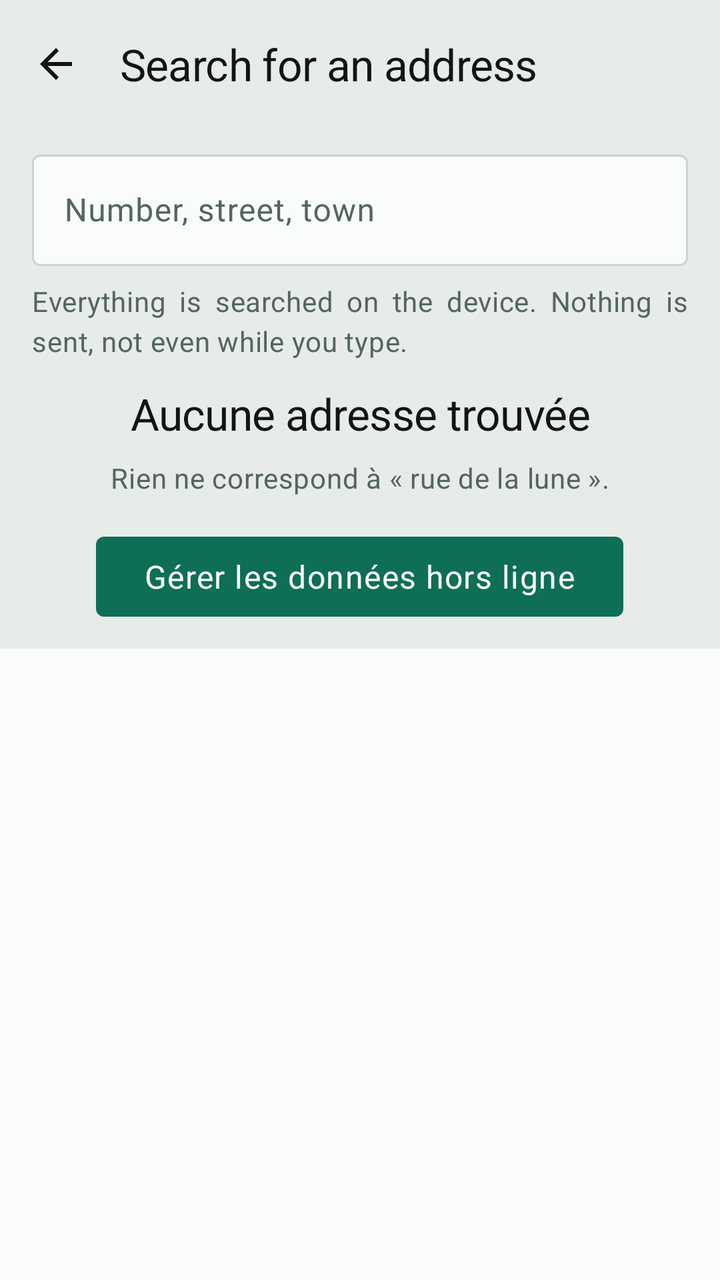
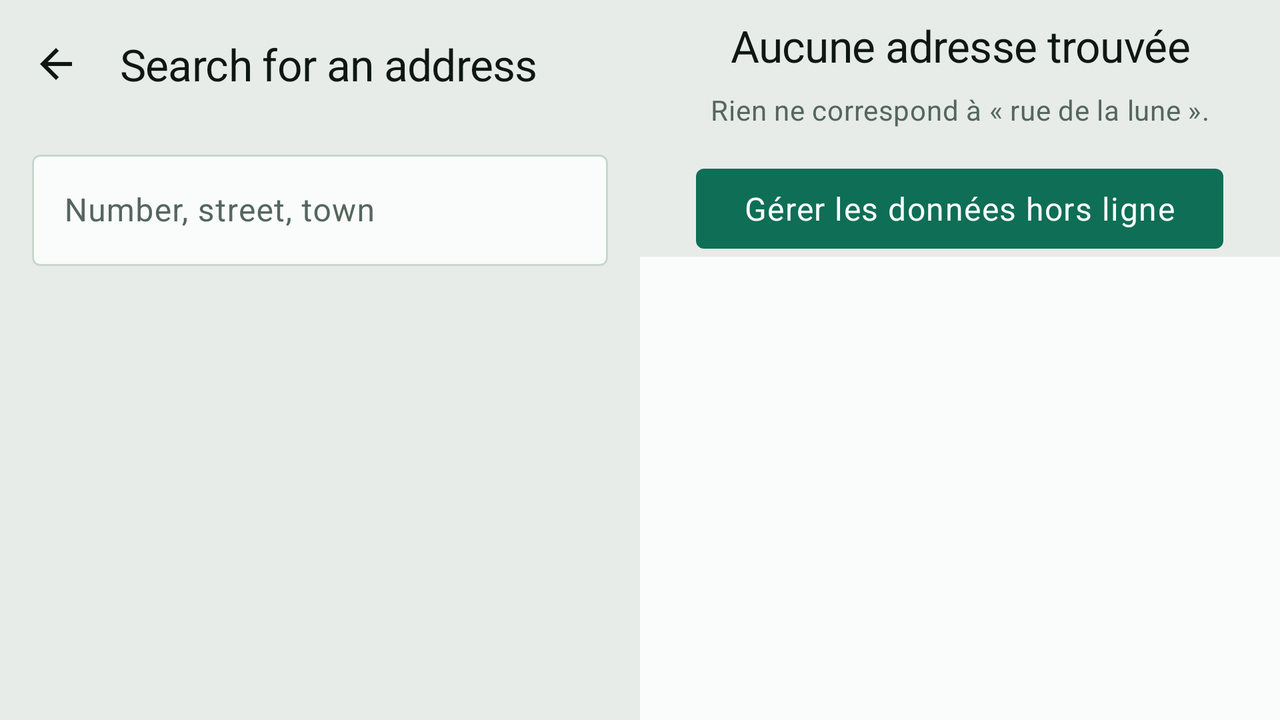

Compare how this app lays out the same screen by default and in its alternative resource folder. The renders come first, then the two layout files and the values they reference.
<!-- AndroidManifest.xml: application theme Theme.RoueLibre -->
<!-- res/layout/fragment_address_search.xml -->
<?xml version="1.0" encoding="utf-8"?>
<androidx.constraintlayout.widget.ConstraintLayout
    xmlns:android="http://schemas.android.com/apk/res/android"
    xmlns:app="http://schemas.android.com/apk/res-auto"
    xmlns:tools="http://schemas.android.com/tools"
    android:layout_width="match_parent"
    android:layout_height="match_parent"
    android:fitsSystemWindows="true">

    <com.google.android.material.appbar.MaterialToolbar
        android:id="@+id/toolbar"
        android:layout_width="0dp"
        android:layout_height="wrap_content"
        app:layout_constraintEnd_toEndOf="parent"
        app:layout_constraintStart_toStartOf="parent"
        app:layout_constraintTop_toTopOf="parent"
        app:navigationIcon="@drawable/ic_back"
        app:title="@string/address_search_title"
        app:titleTextAppearance="@style/TextAppearance.RoueLibre.Title" />

    <com.google.android.material.textfield.TextInputLayout
        android:id="@+id/search_field"
        style="@style/Widget.RoueLibre.SearchField"
        android:layout_width="0dp"
        android:layout_height="wrap_content"
        android:layout_marginStart="@dimen/space_l"
        android:layout_marginTop="@dimen/space_s"
        android:layout_marginEnd="@dimen/space_l"
        android:hint="@string/address_search_hint"
        app:endIconContentDescription="@string/address_search_clear"
        app:endIconMode="clear_text"
        app:layout_constraintEnd_toEndOf="parent"
        app:layout_constraintStart_toStartOf="parent"
        app:layout_constraintTop_toBottomOf="@id/toolbar">

        
        <com.google.android.material.textfield.TextInputEditText
            android:id="@+id/search_input"
            android:layout_width="match_parent"
            android:layout_height="wrap_content"
            android:imeOptions="actionSearch|flagNoExtractUi"
            android:inputType="textPostalAddress"
            android:maxLines="1"
            android:textAppearance="@style/TextAppearance.RoueLibre.Body" />
    </com.google.android.material.textfield.TextInputLayout>

    
    <TextView
        android:id="@+id/privacy_note"
        android:layout_width="0dp"
        android:layout_height="wrap_content"
        android:layout_marginStart="@dimen/space_l"
        android:layout_marginTop="@dimen/space_s"
        android:layout_marginEnd="@dimen/space_l"
        android:text="@string/address_search_privacy"
        android:textAppearance="@style/TextAppearance.RoueLibre.Secondary"
        app:layout_constraintEnd_toEndOf="parent"
        app:layout_constraintStart_toStartOf="parent"
        app:layout_constraintTop_toBottomOf="@id/search_field" />

    <androidx.recyclerview.widget.RecyclerView
        android:id="@+id/results"
        android:layout_width="0dp"
        android:layout_height="0dp"
        android:layout_marginTop="@dimen/space_m"
        android:background="?attr/colorSurface"
        android:clipToPadding="false"
        android:scrollbars="vertical"
        app:layout_constraintBottom_toBottomOf="parent"
        app:layout_constraintEnd_toEndOf="parent"
        app:layout_constraintStart_toStartOf="parent"
        app:layout_constraintTop_toBottomOf="@id/empty_state"
        app:layout_goneMarginTop="@dimen/space_m"
        tools:itemCount="4"
        tools:listitem="@layout/item_address" />

    
    <androidx.core.widget.NestedScrollView
        android:id="@+id/empty_state"
        android:layout_width="0dp"
        android:layout_height="wrap_content"
        android:layout_marginStart="@dimen/space_xxl"
        android:layout_marginTop="@dimen/space_m"
        android:layout_marginEnd="@dimen/space_xxl"
        android:visibility="gone"
        app:layout_constrainedHeight="true"
        app:layout_constraintBottom_toBottomOf="parent"
        app:layout_constraintEnd_toEndOf="parent"
        app:layout_constraintStart_toStartOf="parent"
        app:layout_constraintTop_toBottomOf="@id/privacy_note"
        app:layout_constraintVertical_bias="0"
        tools:visibility="visible">

        <LinearLayout
            android:layout_width="match_parent"
            android:layout_height="wrap_content"
            android:gravity="center_horizontal"
            android:orientation="vertical">

            <TextView
                android:id="@+id/empty_title"
                android:layout_width="match_parent"
                android:layout_height="wrap_content"
                android:gravity="center"
                android:textAppearance="@style/TextAppearance.RoueLibre.Title"
                tools:text="Aucune adresse trouvée" />

            <TextView
                android:id="@+id/empty_message"
                android:layout_width="match_parent"
                android:layout_height="wrap_content"
                android:layout_marginTop="@dimen/space_s"
                android:gravity="center"
                android:textAppearance="@style/TextAppearance.RoueLibre.Secondary"
                tools:text="Rien ne correspond à « rue de la lune »." />

            <com.google.android.material.button.MaterialButton
                android:id="@+id/empty_action"
                android:layout_width="wrap_content"
                android:layout_height="@dimen/touch_target_min"
                android:layout_marginTop="@dimen/space_l"
                android:visibility="gone"
                tools:text="Gérer les données hors ligne"
                tools:visibility="visible" />
        </LinearLayout>
    </androidx.core.widget.NestedScrollView>

</androidx.constraintlayout.widget.ConstraintLayout>
<!-- resources referenced by this layout -->
<resources>
  <dimen name="space_l">16dp</dimen>
  <dimen name="space_m">12dp</dimen>
  <dimen name="space_s">8dp</dimen>
  <dimen name="space_xxl">32dp</dimen>
  <dimen name="touch_target_min">48dp</dimen>
  <string name="address_search_clear">Clear the search</string>
  <string name="address_search_hint">Number, street, town</string>
  <string name="address_search_privacy">Everything is searched on the device. Nothing is sent, not even while you type.</string>
  <string name="address_search_title">Search for an address</string>
  <style name="TextAppearance.RoueLibre.Body" parent="TextAppearance.Material3.BodyLarge">
          <item name="android:fontFamily">@font/atkinson</item>
          <item name="android:textSize">@dimen/text_body</item>
          <item name="android:textColor">@color/ink</item>
      </style>
  <style name="TextAppearance.RoueLibre.Secondary" parent="TextAppearance.Material3.BodyMedium">
          <item name="android:fontFamily">@font/atkinson</item>
          <item name="android:textSize">@dimen/text_secondary</item>
          <item name="android:textColor">@color/ink_soft</item>
          <item name="android:fontFeatureSettings">tnum</item>
      </style>
  <style name="TextAppearance.RoueLibre.Title" parent="TextAppearance.Material3.TitleLarge">
          <item name="android:fontFamily">@font/bricolage_semibold</item>
          <item name="android:textSize">@dimen/text_title</item>
          <item name="android:textColor">@color/ink</item>
          <item name="android:letterSpacing">@dimen/title_letter_spacing</item>
      </style>
  <color name="ink">#0F1714</color>
  <dimen name="text_body">16sp</dimen>
  <dimen name="text_secondary">14sp</dimen>
  <color name="ink_soft">#55665F</color>
  <dimen name="text_title">22sp</dimen>
  <item name="title_letter_spacing" format="float" type="dimen">-0.01</item>
  <dimen name="stroke">1dp</dimen>
  <color name="surface">#F9FCFA</color>
  <color name="signal">#0F6E56</color>
  <style name="ShapeAppearance.RoueLibre" parent="ShapeAppearance.Material3.Corner.None">
          <item name="cornerFamily">rounded</item>
          <item name="cornerSize">@dimen/radius</item>
      </style>
  <color name="alert">#9C4A00</color>
  <color name="paper">#E7ECE9</color>
  <color name="outline">#C9D6CF</color>
  <color name="availability_low">#BCD6CC</color>
  <color name="surface_inverse">#0F1714</color>
  <color name="ink_inverse">#F9FCFA</color>
  <color name="signal_inverse">#3FB68F</color>
  <!-- from res/values-v27/ -->
  <color name="navigation_bar_scrim">@android:color/transparent</color>
  <style name="TextAppearance.RoueLibre.Label" parent="TextAppearance.Material3.LabelMedium">
          <item name="android:fontFamily">@font/atkinson</item>
          <item name="android:textSize">@dimen/text_label</item>
          <item name="android:textColor">@color/ink_soft</item>
          <item name="android:textAllCaps">true</item>
          <item name="android:letterSpacing">0.08</item>
      </style>
  <style name="Widget.RoueLibre.Button" parent="Widget.Material3.Button">
          <item name="shapeAppearance">@style/ShapeAppearance.RoueLibre</item>
          <item name="android:textAppearance">@style/TextAppearance.RoueLibre.Body</item>
      </style>
  <style name="Widget.RoueLibre.Text" parent="Widget.MaterialComponents.TextView">
          <item name="android:justificationMode">inter_word</item>
          <item name="android:hyphenationFrequency">normal</item>
      </style>
  <style name="ThemeOverlay.RoueLibre.BottomSheetDialog" parent="ThemeOverlay.Material3.BottomSheetDialog">
          <item name="materialButtonStyle">@style/Widget.RoueLibre.Button</item>
      </style>
  <dimen name="radius">4dp</dimen>
  <dimen name="text_label">12sp</dimen>
  <!-- some entries are left out for length -->
</resources>
<!-- res/layout-land/fragment_address_search.xml (the repository's variant of the layout above) -->
<!-- drawn on the phone turned sideways -->
<?xml version="1.0" encoding="utf-8"?>
<androidx.constraintlayout.widget.ConstraintLayout
    xmlns:android="http://schemas.android.com/apk/res/android"
    xmlns:app="http://schemas.android.com/apk/res-auto"
    xmlns:tools="http://schemas.android.com/tools"
    android:layout_width="match_parent"
    android:layout_height="match_parent"
    android:fitsSystemWindows="true">

    
    <com.google.android.material.appbar.MaterialToolbar
        android:id="@+id/toolbar"
        android:layout_width="0dp"
        android:layout_height="wrap_content"
        app:layout_constraintStart_toStartOf="parent"
        app:layout_constraintTop_toTopOf="parent"
        app:layout_constraintWidth_default="percent"
        app:layout_constraintWidth_percent="0.5"
        app:navigationIcon="@drawable/ic_back"
        app:title="@string/address_search_title"
        app:titleTextAppearance="@style/TextAppearance.RoueLibre.Title" />

    
    <androidx.core.widget.NestedScrollView
        android:layout_width="0dp"
        android:layout_height="0dp"
        app:layout_constraintBottom_toBottomOf="parent"
        app:layout_constraintStart_toStartOf="parent"
        app:layout_constraintTop_toBottomOf="@id/toolbar"
        app:layout_constraintWidth_default="percent"
        app:layout_constraintWidth_percent="0.5">

        <LinearLayout
            android:layout_width="match_parent"
            android:layout_height="wrap_content"
            android:orientation="vertical"
            android:paddingTop="@dimen/space_s"
            android:paddingBottom="@dimen/space_m">

            
            <com.google.android.material.textfield.TextInputLayout
                android:id="@+id/search_field"
                style="@style/Widget.RoueLibre.SearchField"
                android:layout_width="match_parent"
                android:layout_height="wrap_content"
                android:layout_marginStart="@dimen/space_l"
                android:layout_marginEnd="@dimen/space_l"
                android:hint="@string/address_search_hint"
                app:endIconContentDescription="@string/address_search_clear"
                app:endIconMode="clear_text">

                <com.google.android.material.textfield.TextInputEditText
                    android:id="@+id/search_input"
                    android:layout_width="match_parent"
                    android:layout_height="wrap_content"
                    android:imeOptions="actionSearch|flagNoExtractUi"
                    android:inputType="textPostalAddress"
                    android:maxLines="1"
                    android:textAppearance="@style/TextAppearance.RoueLibre.Body" />
            </com.google.android.material.textfield.TextInputLayout>

            
            <TextView
                android:id="@+id/privacy_note"
                android:layout_width="match_parent"
                android:layout_height="wrap_content"
                android:layout_marginStart="@dimen/space_l"
                android:layout_marginTop="@dimen/space_s"
                android:layout_marginEnd="@dimen/space_l"
                android:text="@string/address_search_privacy"
                android:textAppearance="@style/TextAppearance.RoueLibre.Secondary"
                android:visibility="gone" />
        </LinearLayout>
    </androidx.core.widget.NestedScrollView>

    
    <androidx.recyclerview.widget.RecyclerView
        android:id="@+id/results"
        android:layout_width="0dp"
        android:layout_height="0dp"
        android:background="?attr/colorSurface"
        android:clipToPadding="false"
        android:scrollbars="vertical"
        app:layout_constraintBottom_toBottomOf="parent"
        app:layout_constraintEnd_toEndOf="parent"
        app:layout_constraintTop_toBottomOf="@id/empty_state"
        app:layout_constraintWidth_default="percent"
        app:layout_constraintWidth_percent="0.5"
        tools:itemCount="4"
        tools:listitem="@layout/item_address" />

    
    <androidx.core.widget.NestedScrollView
        android:id="@+id/empty_state"
        android:layout_width="0dp"
        android:layout_height="wrap_content"
        android:layout_marginStart="@dimen/space_l"
        android:layout_marginTop="@dimen/space_s"
        android:layout_marginEnd="@dimen/space_l"
        android:visibility="gone"
        app:layout_constrainedHeight="true"
        app:layout_constraintBottom_toBottomOf="parent"
        app:layout_constraintEnd_toEndOf="@id/results"
        app:layout_constraintStart_toStartOf="@id/results"
        app:layout_constraintTop_toTopOf="parent"
        app:layout_constraintVertical_bias="0"
        tools:visibility="visible">

        <LinearLayout
            android:layout_width="match_parent"
            android:layout_height="wrap_content"
            android:gravity="center_horizontal"
            android:orientation="vertical">

            <TextView
                android:id="@+id/empty_title"
                android:layout_width="match_parent"
                android:layout_height="wrap_content"
                android:gravity="center"
                android:textAppearance="@style/TextAppearance.RoueLibre.Title"
                tools:text="Aucune adresse trouvée" />

            <TextView
                android:id="@+id/empty_message"
                android:layout_width="match_parent"
                android:layout_height="wrap_content"
                android:layout_marginTop="@dimen/space_s"
                android:gravity="center"
                android:textAppearance="@style/TextAppearance.RoueLibre.Secondary"
                tools:text="Rien ne correspond à « rue de la lune »." />

            <com.google.android.material.button.MaterialButton
                android:id="@+id/empty_action"
                android:layout_width="wrap_content"
                android:layout_height="@dimen/touch_target_min"
                android:layout_marginTop="@dimen/space_l"
                android:visibility="gone"
                tools:text="Gérer les données hors ligne"
                tools:visibility="visible" />
        </LinearLayout>
    </androidx.core.widget.NestedScrollView>

</androidx.constraintlayout.widget.ConstraintLayout>
<!-- resources referenced by the variant -->
<!-- as the phone turned sideways resolves them -->
<resources>
  <dimen name="space_l">16dp</dimen>
  <dimen name="space_m">12dp</dimen>
  <dimen name="space_s">8dp</dimen>
  <dimen name="touch_target_min">48dp</dimen>
  <string name="address_search_clear">Clear the search</string>
  <string name="address_search_hint">Number, street, town</string>
  <string name="address_search_privacy">Everything is searched on the device. Nothing is sent, not even while you type.</string>
  <string name="address_search_title">Search for an address</string>
  <style name="TextAppearance.RoueLibre.Body" parent="TextAppearance.Material3.BodyLarge">
          <item name="android:fontFamily">@font/atkinson</item>
          <item name="android:textSize">@dimen/text_body</item>
          <item name="android:textColor">@color/ink</item>
      </style>
  <style name="TextAppearance.RoueLibre.Secondary" parent="TextAppearance.Material3.BodyMedium">
          <item name="android:fontFamily">@font/atkinson</item>
          <item name="android:textSize">@dimen/text_secondary</item>
          <item name="android:textColor">@color/ink_soft</item>
          <item name="android:fontFeatureSettings">tnum</item>
      </style>
  <style name="TextAppearance.RoueLibre.Title" parent="TextAppearance.Material3.TitleLarge">
          <item name="android:fontFamily">@font/bricolage_semibold</item>
          <item name="android:textSize">@dimen/text_title</item>
          <item name="android:textColor">@color/ink</item>
          <item name="android:letterSpacing">@dimen/title_letter_spacing</item>
      </style>
  <color name="ink">#0F1714</color>
  <dimen name="text_body">16sp</dimen>
  <dimen name="text_secondary">14sp</dimen>
  <color name="ink_soft">#55665F</color>
  <dimen name="text_title">22sp</dimen>
  <item name="title_letter_spacing" format="float" type="dimen">-0.01</item>
  <dimen name="stroke">1dp</dimen>
  <color name="surface">#F9FCFA</color>
  <color name="signal">#0F6E56</color>
  <style name="ShapeAppearance.RoueLibre" parent="ShapeAppearance.Material3.Corner.None">
          <item name="cornerFamily">rounded</item>
          <item name="cornerSize">@dimen/radius</item>
      </style>
  <color name="alert">#9C4A00</color>
  <color name="paper">#E7ECE9</color>
  <color name="outline">#C9D6CF</color>
  <color name="availability_low">#BCD6CC</color>
  <color name="surface_inverse">#0F1714</color>
  <color name="ink_inverse">#F9FCFA</color>
  <color name="signal_inverse">#3FB68F</color>
  <!-- from res/values-v27/ -->
  <color name="navigation_bar_scrim">@android:color/transparent</color>
  <style name="TextAppearance.RoueLibre.Label" parent="TextAppearance.Material3.LabelMedium">
          <item name="android:fontFamily">@font/atkinson</item>
          <item name="android:textSize">@dimen/text_label</item>
          <item name="android:textColor">@color/ink_soft</item>
          <item name="android:textAllCaps">true</item>
          <item name="android:letterSpacing">0.08</item>
      </style>
  <style name="Widget.RoueLibre.Button" parent="Widget.Material3.Button">
          <item name="shapeAppearance">@style/ShapeAppearance.RoueLibre</item>
          <item name="android:textAppearance">@style/TextAppearance.RoueLibre.Body</item>
      </style>
  <style name="Widget.RoueLibre.Text" parent="Widget.MaterialComponents.TextView">
          <item name="android:justificationMode">inter_word</item>
          <item name="android:hyphenationFrequency">normal</item>
      </style>
  <style name="ThemeOverlay.RoueLibre.BottomSheetDialog" parent="ThemeOverlay.Material3.BottomSheetDialog">
          <item name="materialButtonStyle">@style/Widget.RoueLibre.Button</item>
      </style>
  <dimen name="radius">4dp</dimen>
  <dimen name="text_label">12sp</dimen>
  <!-- some entries are left out for length -->
</resources>
